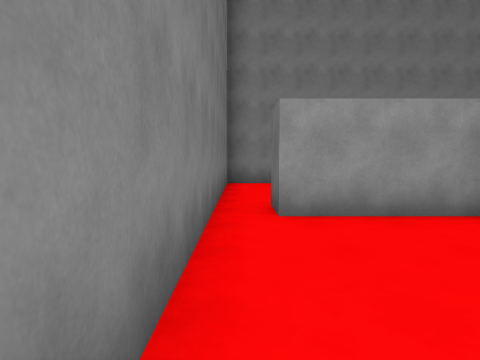
view 1 (above)

24 first-person views from a walk through a Unity game level. The camera is 1.5 m above the floor, tilts 4° down and sees 75° across. The floor is counted in squares, 2 m on a side. Each view is taken from the middle of a square. On the plan, view 1 faces up. The plan holds only what a view shows up to about 10 squares ahead; the rest is blank. The player character is not drawn. Surface patterns are stand-ins for the level's own textures.

view 2
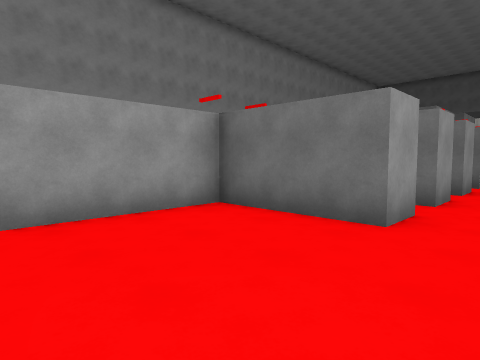

view 3
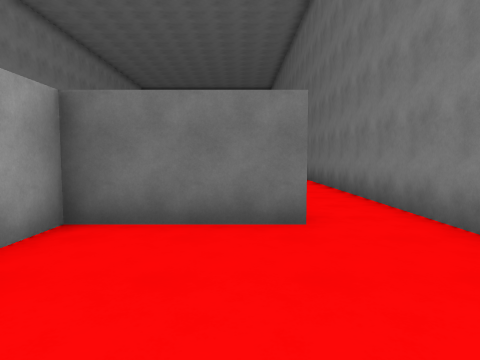

view 4
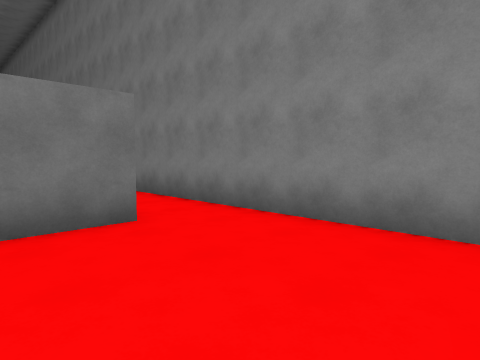

view 5
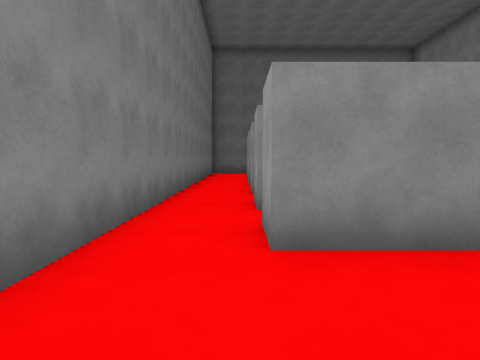

view 6
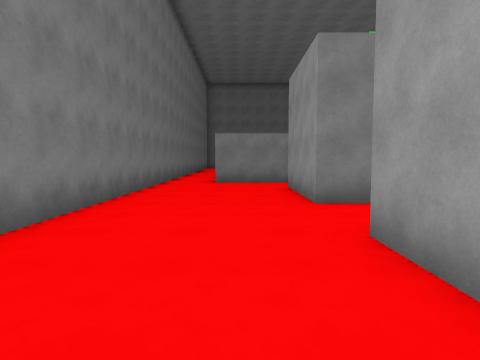

view 7
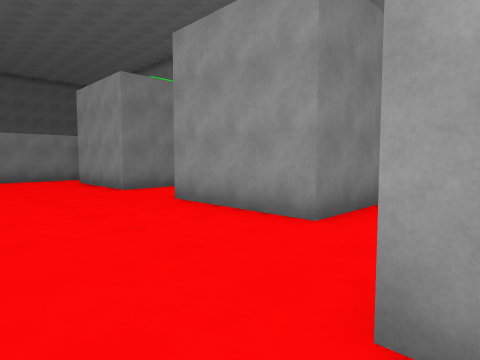

view 8
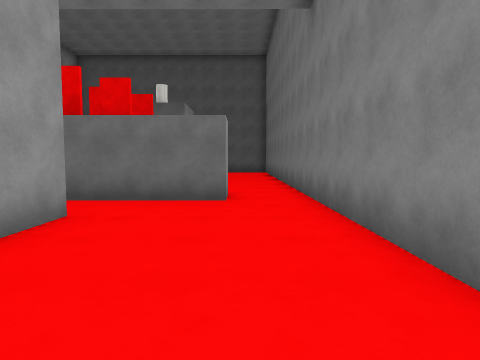

view 9
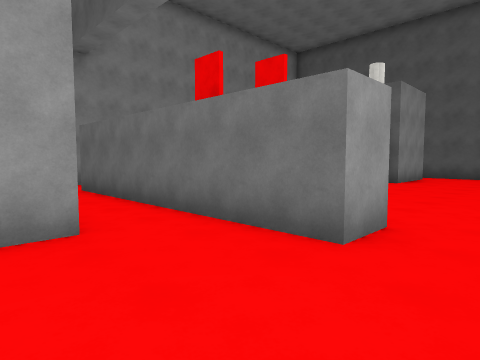

view 10
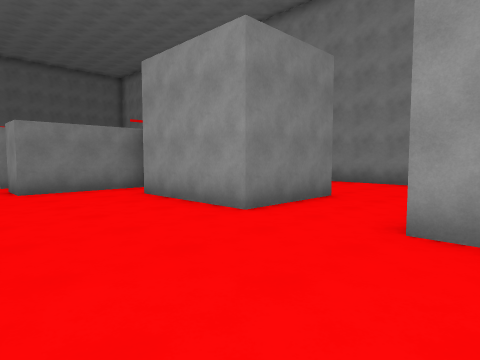

view 11
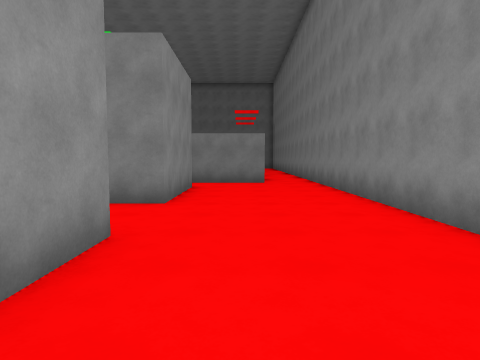

view 12
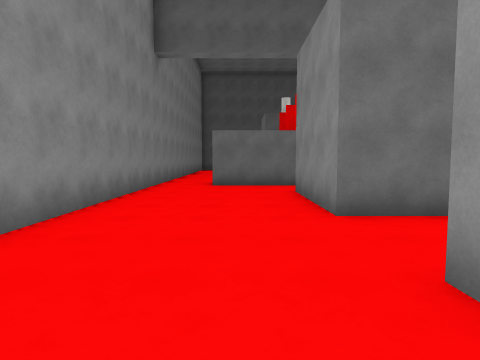

view 13
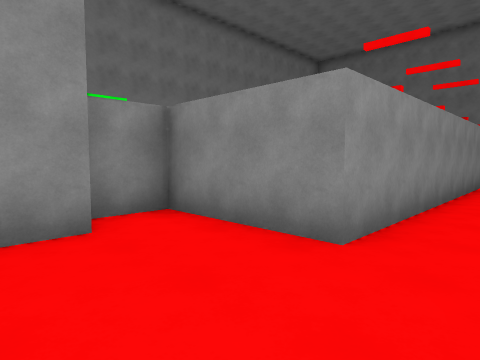

view 14
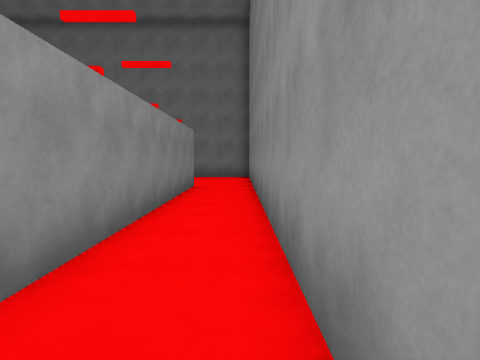

view 15
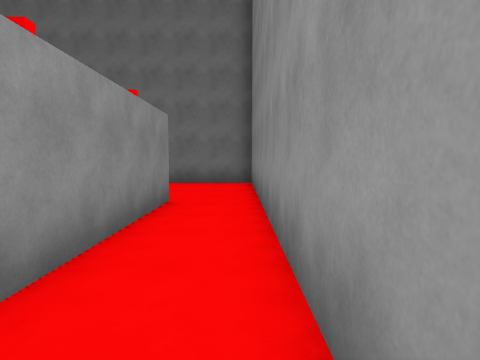

view 16
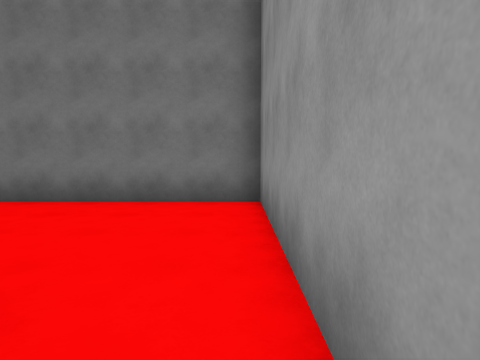

view 17
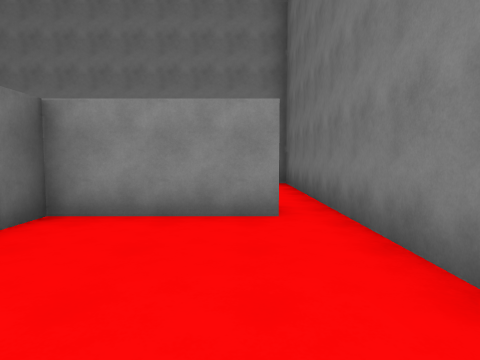

view 18
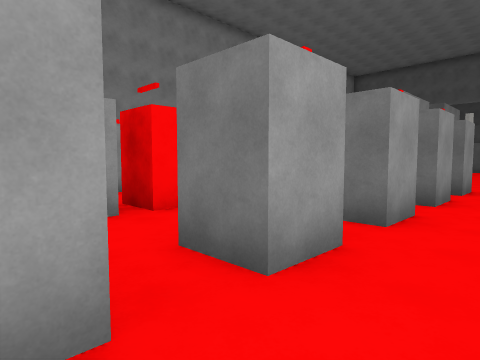

view 19
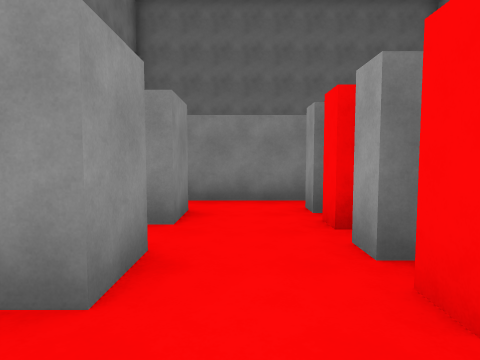

view 20
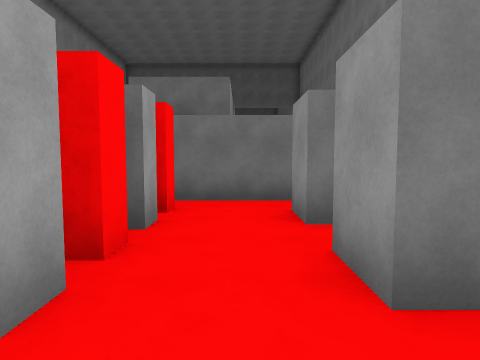

view 21
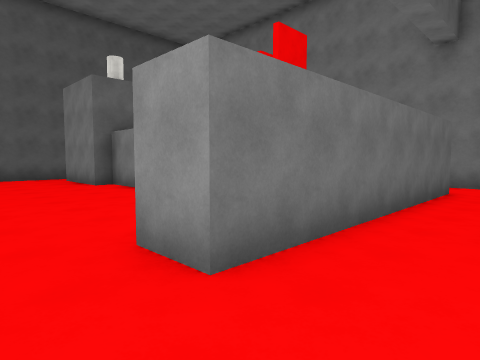

view 22
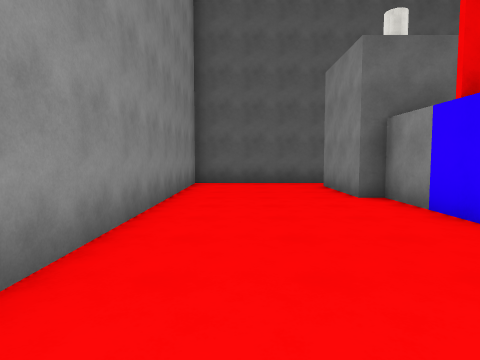

view 23
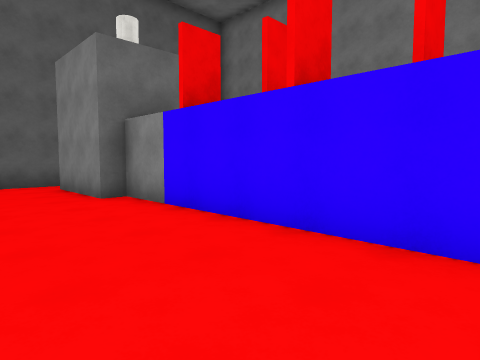

view 24
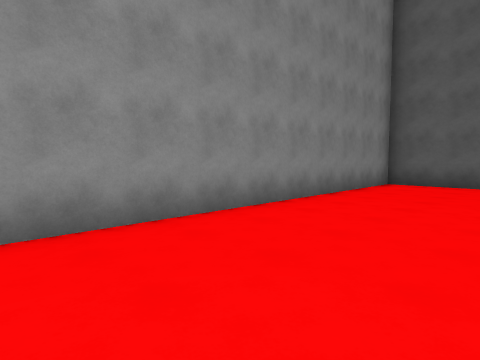

### Floor plan
Points are (right, up) in squares from view 1. A wall is a line through its corners. A room is listed if a view was taken in it or the views show most of it. See-through windows are left out.
Room 1 (views 1, 2, 3, 4)
walls: (-0.4, 3.5) (-0.4, -0.4) (3.6, -0.4); (3.5, 1.2) (3.5, 4) (0.5, 4)
ways out: opening at (0, 4.5) to room 4; opening at (4, 0.5) to room 5
Room 2 (views 5, 6, 7, 8, 9, 10)
walls: (16.9, 3.3) (13.8, 3.3); (22, 3.3) (19, 3.3); (12.5, -0.4) (24.4, -0.4); (12.5, 4) (12.5, 1.2); (24.6, 1.2) (23.5, 1.2) (23.5, 3.4)
ways out: opening at (17.5, 4.5) to room 3; opening at (23, 4.5) to room 3; opening at (12, 0.5) to room 5; opening at (24, 0.5)
Room 3 (views 11, 12, 13, 21)
walls: (19, 4.2) (19, 5.8) (22, 5.8); (13.8, 5.8) (16.9, 5.8) (16.9, 3.3); (22, 5.2) (22, 3.3); (12.5, 7.8) (12.5, 5) (13.6, 5); (23.5, 3.4) (23.5, 7.8) (24.6, 7.8); (24.5, 9.4) (13.5, 9.4)
ways out: opening at (17.5, 4.5) to room 2; opening at (23, 4.5) to room 2; opening at (12.5, 8.5) to room 4; opening at (24, 8.5) to room 6
Room 4 (views 14, 15, 16, 17)
walls: (3.5, 7.8) (12.5, 7.8); (0.5, 4) (0.5, 5) (3.5, 5) (3.5, 5.9); (13.5, 9.4) (-0.4, 9.4) (-0.4, 3.5)
ways out: opening at (0, 4.5) to room 1; opening at (12.5, 8.5) to room 3
Room 5 (views 18, 19, 20)
walls: (4.5, 4.2) (4.5, 2); (4.6, 1.2) (3.5, 1.2); (12.5, 1.2) (11.5, 1.2) (11.5, 4.2); (3.6, -0.4) (12.5, -0.4)
ways out: opening at (4, 0.5) to room 1; opening at (12, 0.5) to room 2
objects: other object (5, 5); other object (6, 2); red block (6, 5); other object (7, 4); other object (8, 2); red block (8, 4); other object (9, 5); other object (10, 2); red block (10, 5)
Room 6 (views 22, 23, 24)
walls: (34.4, 5.4) (34.4, 9.4) (24.5, 9.4); (25.2, 5.2) (30.9, 5.2) (30.9, 5.8) (33.5, 5.8)
ways out: opening at (24, 8.5) to room 3

Where each view was taken, in squares from view 1:
view 1: 0 up, 0 right, facing up
view 2: 0 up, 0 right, facing up-right
view 3: 2 up, 0 right, facing right
view 4: 3 up, 0 right, facing down-right
view 5: 1 up, 15 right, facing left
view 6: 2 up, 22 right, facing left
view 7: 0 up, 24 right, facing up-left
view 8: 1 up, 18 right, facing right
view 9: 0 up, 21 right, facing up-right
view 10: 0 up, 20 right, facing up-left
view 11: 7 up, 22 right, facing left
view 12: 7 up, 15 right, facing right
view 13: 9 up, 15 right, facing down-left
view 14: 9 up, 12 right, facing left
view 15: 9 up, 9 right, facing left
view 16: 9 up, 5 right, facing left
view 17: 9 up, 1 right, facing down
view 18: 0 up, 4 right, facing up-right
view 19: 3 up, 10 right, facing left
view 20: 3 up, 6 right, facing right
view 21: 9 up, 22 right, facing down-right
view 22: 8 up, 25 right, facing right
view 23: 8 up, 25 right, facing down-right
view 24: 6 up, 25 right, facing up-right
